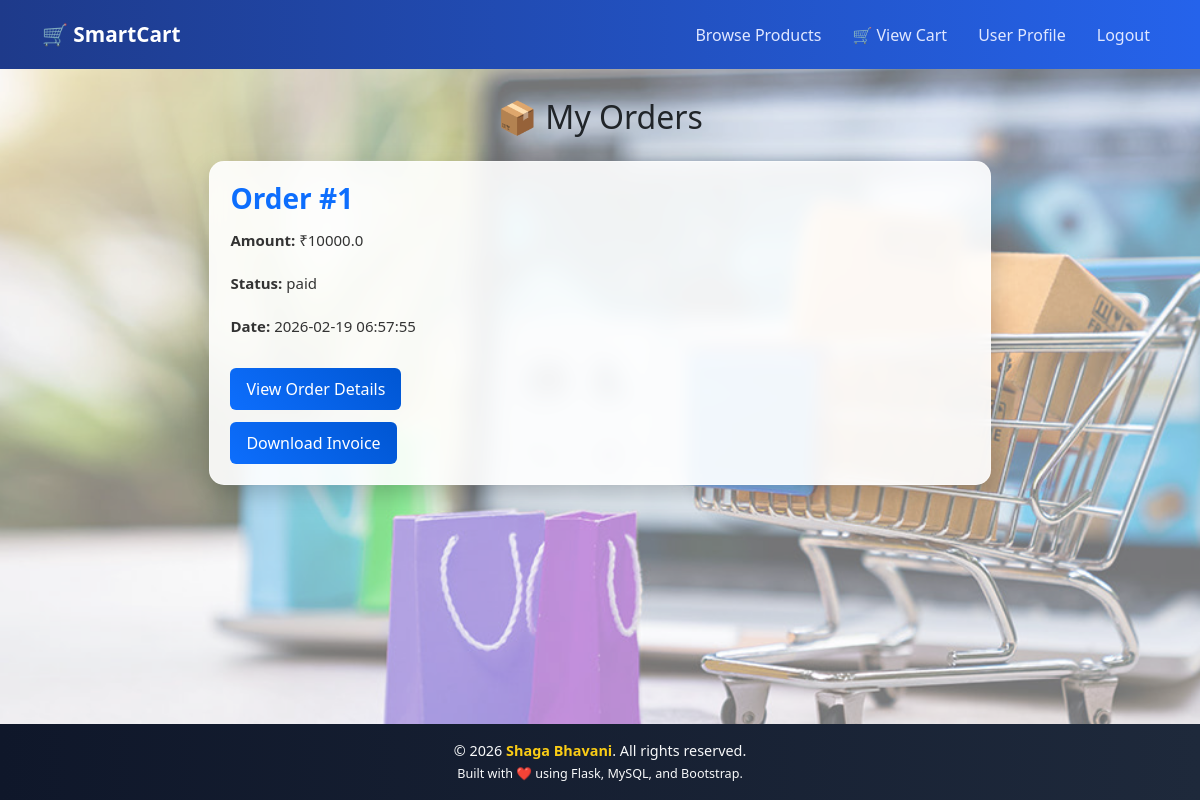
/user/my-orders (signed in), run on the app's committed database.
### tables this page shows
CREATE TABLE orders (
    order_id INTEGER PRIMARY KEY AUTOINCREMENT,
    user_id INTEGER NOT NULL,
    razorpay_order_id TEXT,
    razorpay_payment_id TEXT,
    amount REAL,
    payment_status TEXT,
    created_at DATETIME DEFAULT CURRENT_TIMESTAMP
);

### app.py (the view)
@app.route('/user/my-orders')
def my_orders():
    if 'user_id' not in session:
        flash("Please login!", "danger")
        return redirect('/user-login')
    conn = get_db_connection()
    cursor = conn.cursor()
    cursor.execute("SELECT * FROM orders WHERE user_id=? ORDER BY created_at DESC", (session['user_id'],))
    orders = cursor.fetchall()
    cursor.close()
    conn.close()
    return render_template("user/my_orders.html", orders=orders)

### app.py (called while the page is built)
def get_db_connection():
    conn = sqlite3.connect("smartcart.db")
    conn.row_factory = sqlite3.Row
    return conn

### templates/user/my_orders.html (shortened to what this page needs)
{% extends 'base.html' %}
{% block content %}
<div class="orders-container">
    <h2 class="text-center mb-4">📦 My Orders</h2>
    {% if orders|length == 0 %}
        <p>You have not placed any orders yet.</p>
        <a href="/user/products">Start Shopping</a>
    {% else %}
        {% for order in orders %}
        <div class="order-card mx-auto">
            <h3>Order #{{ order.order_id }}</h3>
            <div class="order-info">
                <p><strong>Amount:</strong> ₹{{ order.amount }}</p>
                <p><strong>Status:</strong> {{ order.payment_status }}</p>
                <p><strong>Date:</strong> {{ order.created_at }}</p>
            </div>
            <a href="/user/order-success/{{ order.order_id }}" class="view-btn">
                View Order Details
            </a>
            <br>
            <a href="/user/download-invoice/{{ order.order_id }}" class="view-btn">
                Download Invoice
            </a>
        </div>
        {% endfor %}
    {% endif %}
</div>
{% endblock %}

### static/style.css (style rules this page uses)
body { margin: 0; font-family: 'Segoe UI', Tahoma, sans-serif; background: linear-gradient( 135deg, rgba(99, 102, 241, 0.45), rgba(56, 189, 248, 0.45), rgba(34, 197, 94, 0.45) ); background-image: url("./bg.jpg"); background-size: cover; background-position: center; background-repeat: no-repeat; background-attachment: fixed; min-height: 100vh; }
body { background-image: url("./bg.jpg"); background-size: cover; background-position: center; background-repeat: no-repeat; background-attachment: fixed; }

### templates/user/my_orders.html (style rules this page uses)
.orders-container { width: 70%; margin: auto; margin-top: 5px; }
.order-card { background: rgba(255, 255, 255, 0.9); backdrop-filter: blur(8px); border: 1px solid rgba(255,255,255,0.4); padding: 20px; margin-bottom: 30px; border-radius: 15px; box-shadow: 0 8px 25px rgba(0,0,0,0.2); transition: transform 0.3s ease, box-shadow 0.3s ease; }
.order-card h3 { margin-bottom: 12px; color: #0d6efd; font-weight: 600; }
.order-info { line-height: 1.8; color: #333; font-size: 15px; }
.view-btn { padding: 9px 16px; background: linear-gradient(45deg, #0d6efd, #0056d2); color: white; text-decoration: none; border-radius: 6px; display: inline-block; margin-top: 12px; margin-right: 8px; font-weight: 500; transition: 0.3s; }

### data on the page
orders: order_id "1", amount "10000.0", payment_status "paid", created_at "2026-02-19 06:57:55"
